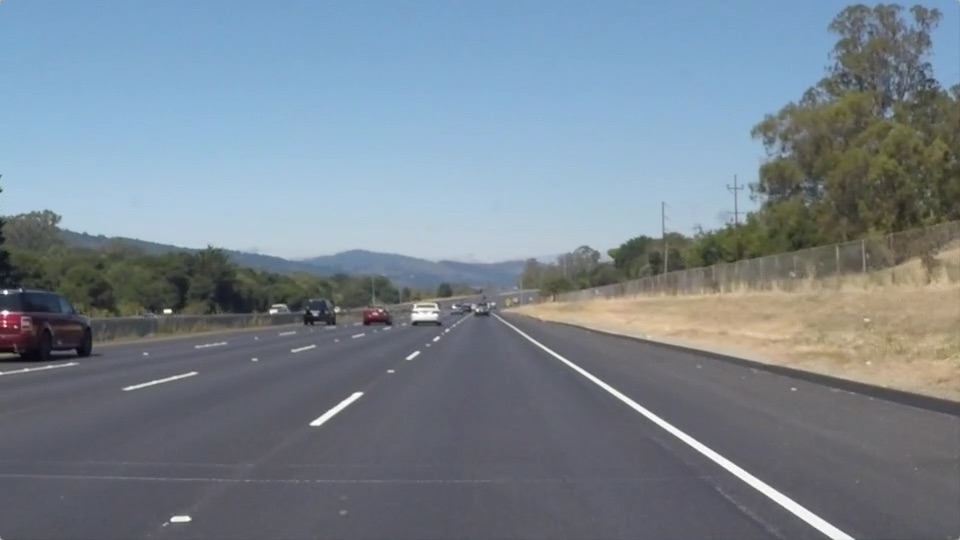
#> input picture solidWhiteRight.jpg, 960 x 540 px, found by its file name
$ jupyter execute solidWhiteRight.ipynb
#> lines starting #> are read from the running program, lines starting #| are printed output that depends on the picture; after the words box and inside, x2 and y2 are one past the last pixel; in counts of white or black regions, pixels touching at a corner belong together
[cell 1]
# Do relevant imports

import matplotlib.pyplot as plt
import matplotlib.image as mpimg
import numpy as np
import cv2

[cell 2]
# Read in and grayscale the image

image = mpimg.imread('C:/Users/Lenovo/Desktop/Nanodegree/solidWhiteRight.jpg')
#> image is the input picture: shape (540, 960, 3); mean R, G, B 120.3, 132.6, 143.7
gray = cv2.cvtColor(image,cv2.COLOR_RGB2GRAY)
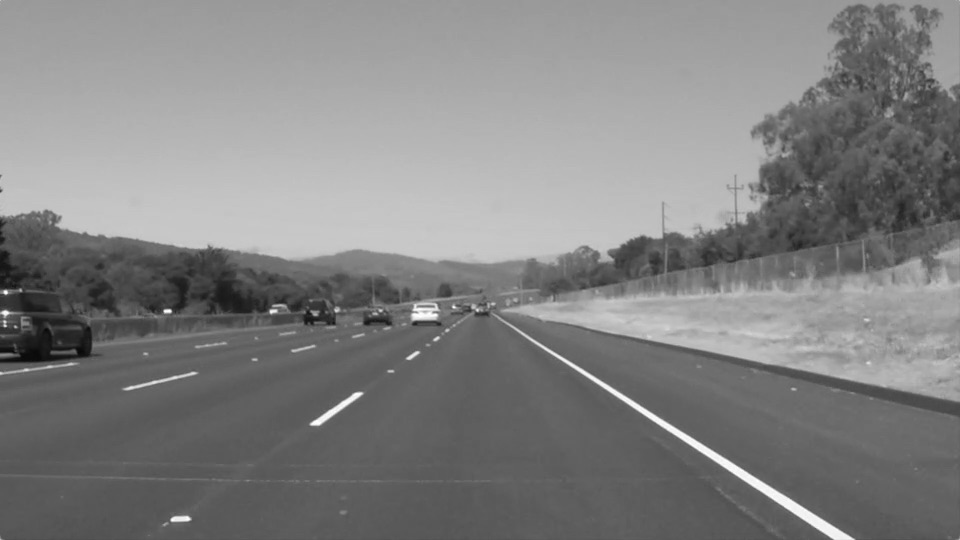
#> gray: shape (540, 960); min 8, max 255, mean 130.1

[cell 3]
# Define a kernel size and apply Gaussian smoothing

kernel_size = 5
blur_gray = cv2.GaussianBlur(gray,(kernel_size, kernel_size),0)

[cell 4]
# Define our parameters for Canny and apply

low_threshold = 50
high_threshold = 150
edges = cv2.Canny(blur_gray, low_threshold, high_threshold)
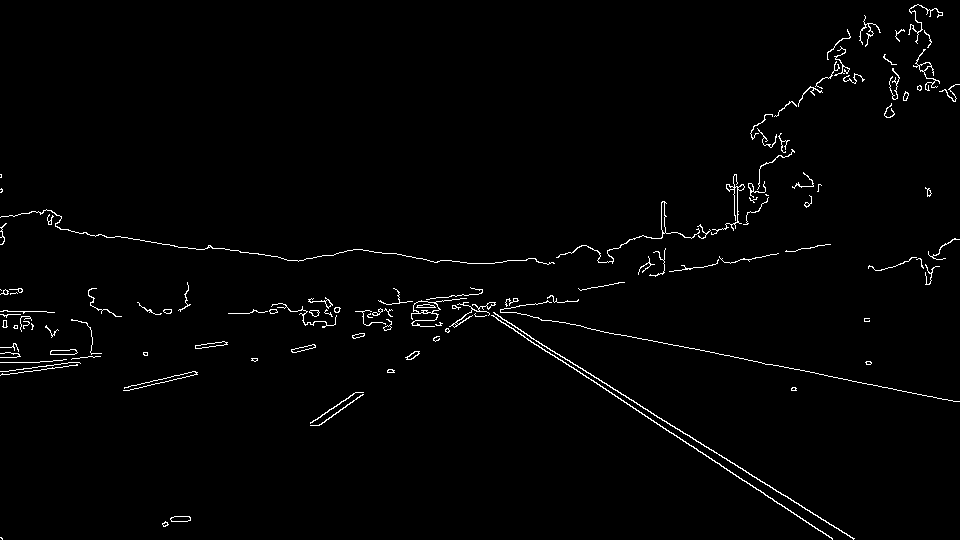
#> edges: shape (540, 960); 1.5% white in thin lines or dots

[cell 5]
# Next we'll create a masked edges image using cv2.fillPoly()

mask = np.zeros_like(edges)
ignore_mask_color = 255

[cell 6]
# This time we are defining a four sided polygon to mask

imshape = image.shape
#> imshape = (540, 960, 3)
vertices = np.array([[(0,imshape[0]),(480, 320), (540, 320), (imshape[1],imshape[0])]], dtype=np.int32)
cv2.fillPoly(mask, vertices, ignore_mask_color)
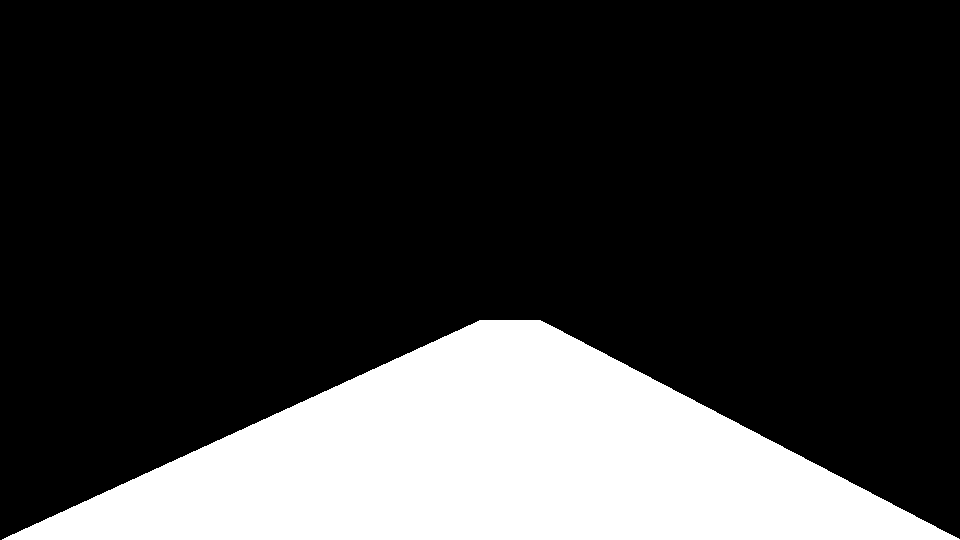
#> mask: shape (540, 960); 21.7% white; 1 white region, box (x1, y1, x2, y2) and area: (2, 320, 960, 540) 112319
masked_edges = cv2.bitwise_and(edges, mask)
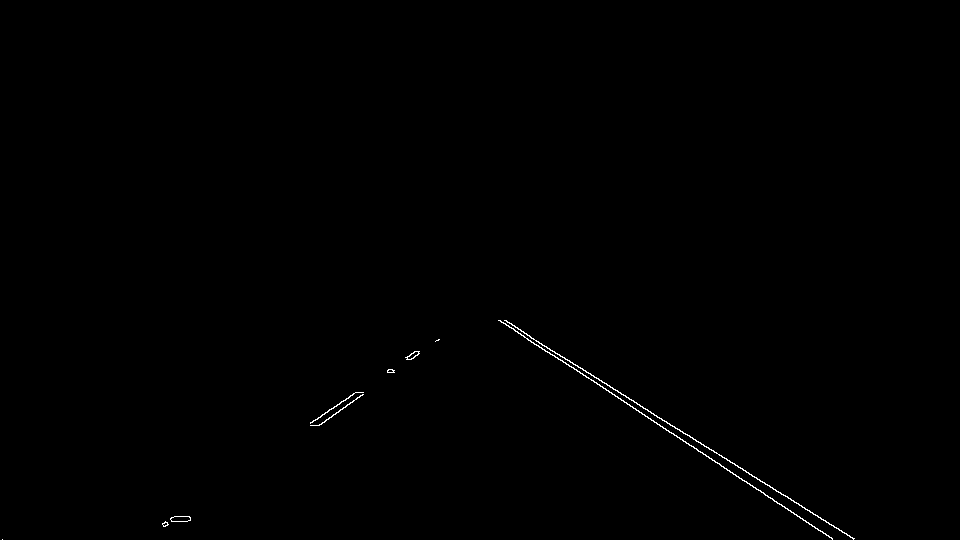
#> masked_edges: shape (540, 960); 0.27% white in thin lines or dots, all inside (x1, y1, x2, y2) = (2, 320, 855, 540)

[cell 7]
# Define the Hough transform parameters
# Make a blank the same size as our image to draw on
rho = 1
threshold = 50
theta = np.pi/180
min_line_length = 40
max_line_gap = 60
line_image = np.copy(image)*0 #creating a blank to draw lines on
#> line_image: shape (540, 960, 3); every value is 0

[cell 8]
# Run Hough on edge detected image
lines = cv2.HoughLinesP(masked_edges, rho, theta, threshold, np.array([]),
                            min_line_length, max_line_gap)
#> lines = [[498, 320, 796, 514], [504, 320, 854, 538], [507, 322, 853, 539], [642, 414, 832, 538], [500, 320, 647, 416], [310, 423, 417, 351], [318, 425, 418, 353], [319, 425, 438, 339]]

[cell 9]
# Run Hough on edge detected image
lines = cv2.HoughLinesP(masked_edges, rho, theta, threshold, np.array([]), min_line_length, max_line_gap)

[cell 10]
# Iterate over the output "lines" and draw lines on the blank
for line in lines:
    for x1,y1,x2,y2 in line:
        cv2.line(line_image,(x1,y1),(x2,y2),(255,0,0),10)
#> this loop made 8 passes
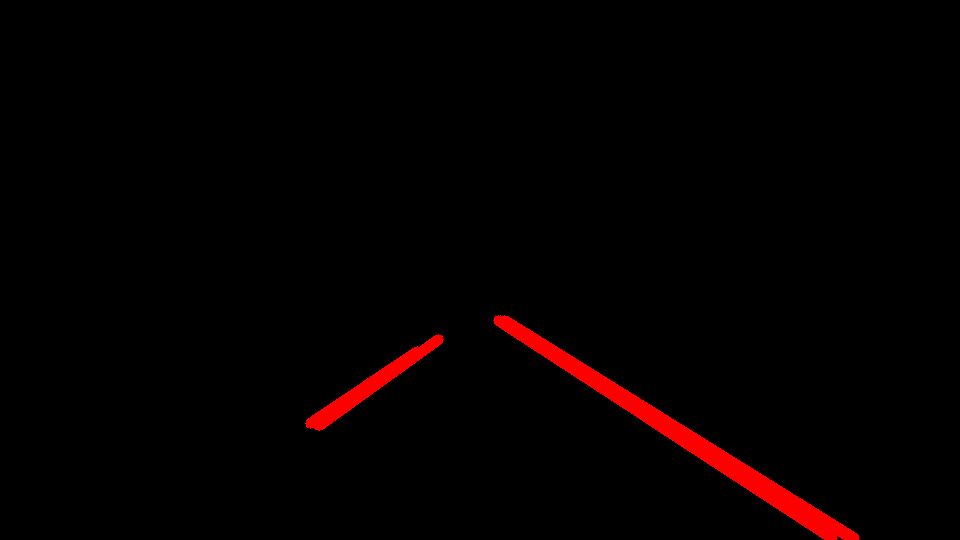
#> line_image: shape (540, 960, 3); mean R, G, B 4.9, 0, 0

[cell 11]
# Create a "color" binary image to combine with line image
color_edges = np.dstack((edges, edges, edges))
#> color_edges: shape (540, 960, 3); 1.5% white in thin lines or dots

[cell 12]
# Draw the lines on the edge image
combo = cv2.addWeighted(color_edges, 0.8, line_image, 1, 0)
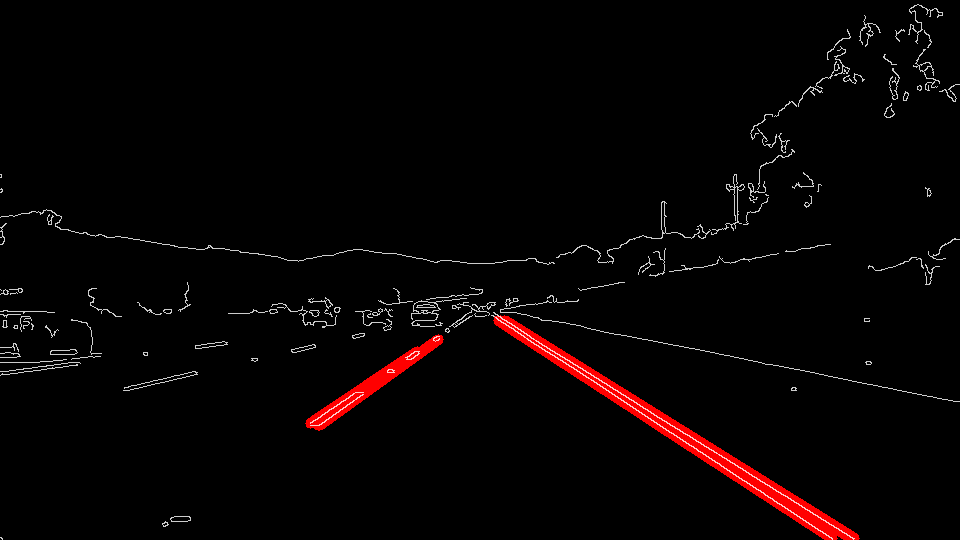
#> combo: shape (540, 960, 3); mean of channels 0, 1, 2 7.5, 3.1, 3.1; drawn as R, G, B
plt.imshow(combo)

$ run again, with solidWhiteCurve.jpg copied over solidWhiteRight.jpg
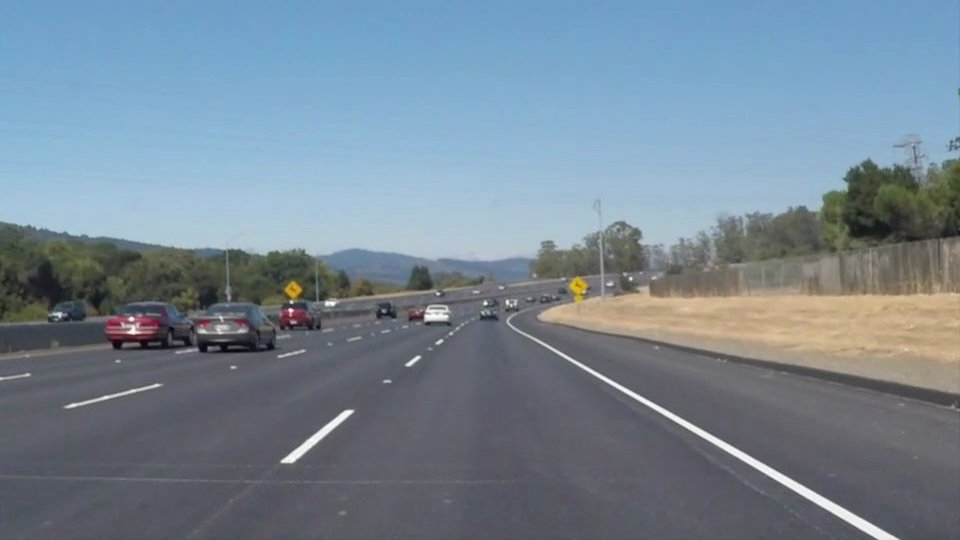
#> input picture solidWhiteCurve.jpg, 960 x 540 px, found by its file name
#> image is the input picture: shape (540, 960, 3); mean R, G, B 118.5, 134.5, 148.1
#> edges: shape (540, 960); 1.7% white in thin lines or dots, all inside (x1, y1, x2, y2) = (0, 137, 960, 540)
#> mask: shape (540, 960); 21.7% white; 1 white region, box (x1, y1, x2, y2) and area: (2, 320, 960, 540) 112319
#> masked_edges: shape (540, 960); 0.3% white in thin lines or dots, all inside (x1, y1, x2, y2) = (280, 320, 899, 540)
#> lines = [[497, 320, 876, 538], [506, 322, 897, 538], [506, 320, 898, 538], [507, 324, 877, 538], [292, 462, 439, 339], [280, 462, 344, 410], [294, 461, 442, 341]]
#> the loop `for line in lines:` made 7 passes
#> after the loop `for line in lines:`:
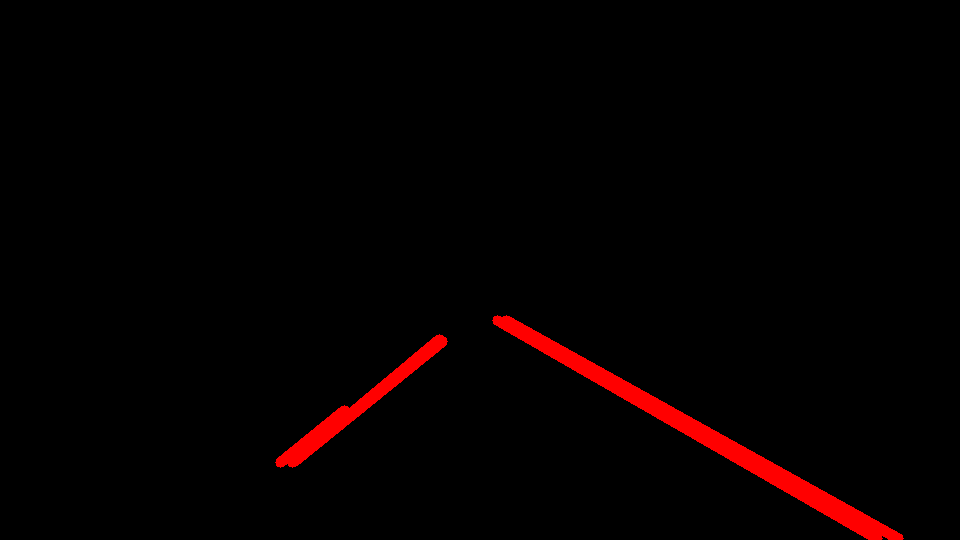
#> line_image: shape (540, 960, 3); mean R, G, B 5.6, 0, 0
#> `combo = cv2.addWeighted(color_edges, 0.8, line_image, 1, 0)`:
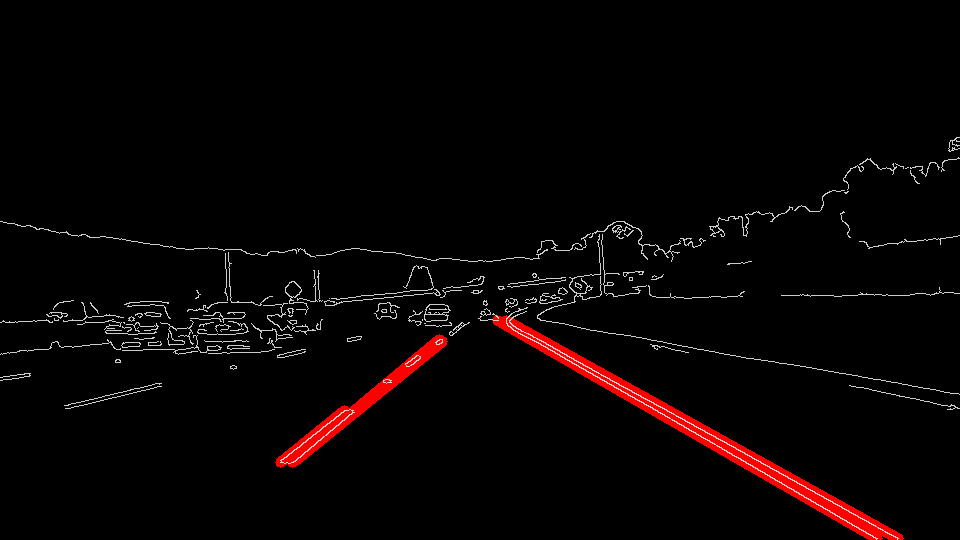
#> combo: shape (540, 960, 3); mean of channels 0, 1, 2 8.5, 3.5, 3.5; drawn as R, G, B

$ run again, with solidYellowCurve.jpg copied over solidWhiteRight.jpg
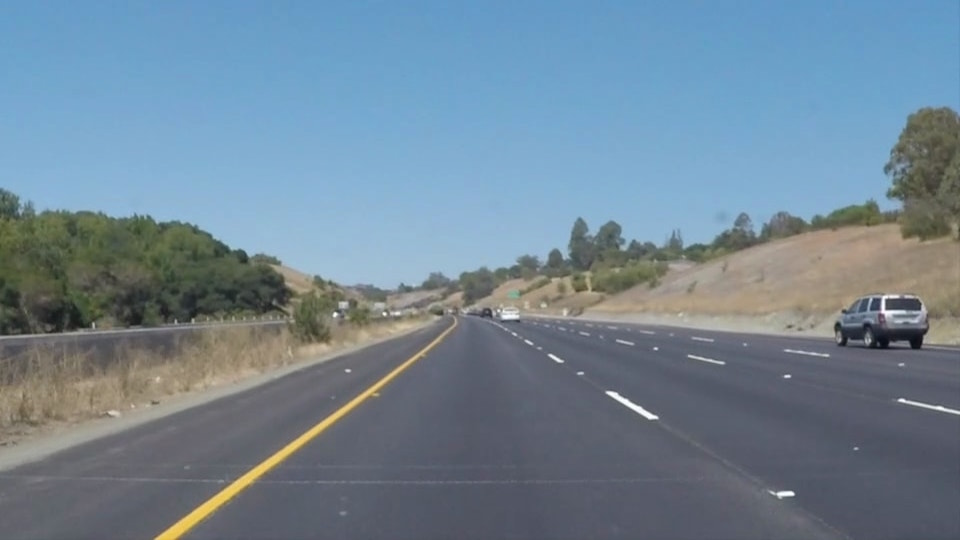
#> input picture solidYellowCurve.jpg, 960 x 540 px, found by its file name
#> image is the input picture: shape (540, 960, 3); mean R, G, B 113, 133.4, 149
#> edges: shape (540, 960); 1.7% white in thin lines or dots, all inside (x1, y1, x2, y2) = (0, 106, 960, 540)
#> mask: shape (540, 960); 21.7% white; 1 white region, box (x1, y1, x2, y2) and area: (2, 320, 960, 540) 112319
#> masked_edges: shape (540, 960); 0.26% white in thin lines or dots, all inside (x1, y1, x2, y2) = (154, 320, 795, 540)
#> lines = [[154, 538, 442, 337], [175, 539, 443, 337], [174, 538, 269, 467], [307, 441, 437, 343], [155, 537, 305, 432], [498, 322, 652, 414], [497, 325, 648, 419], [491, 320, 650, 419], [362, 394, 409, 358]]
#> the loop `for line in lines:` made 9 passes
#> after the loop `for line in lines:`:
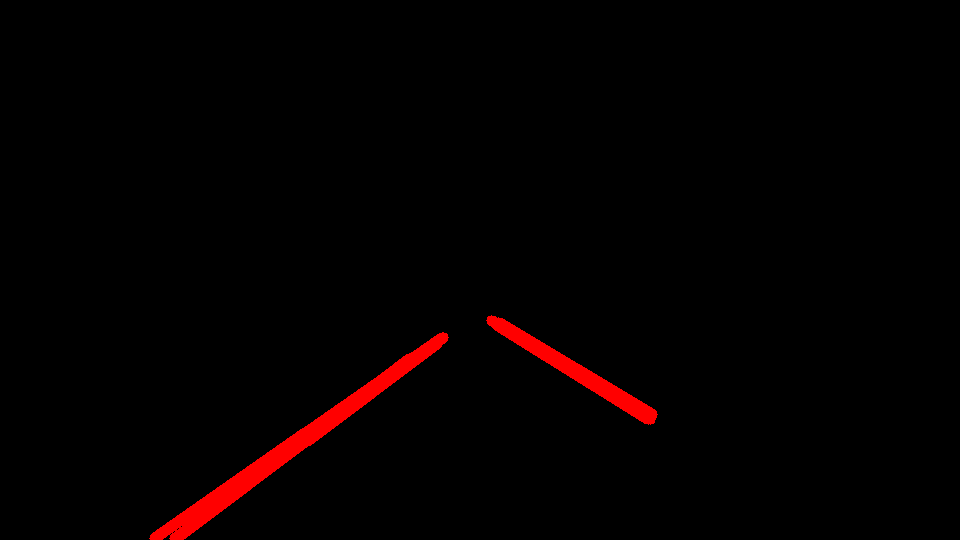
#> line_image: shape (540, 960, 3); mean R, G, B 4.7, 0, 0
#> `combo = cv2.addWeighted(color_edges, 0.8, line_image, 1, 0)`:
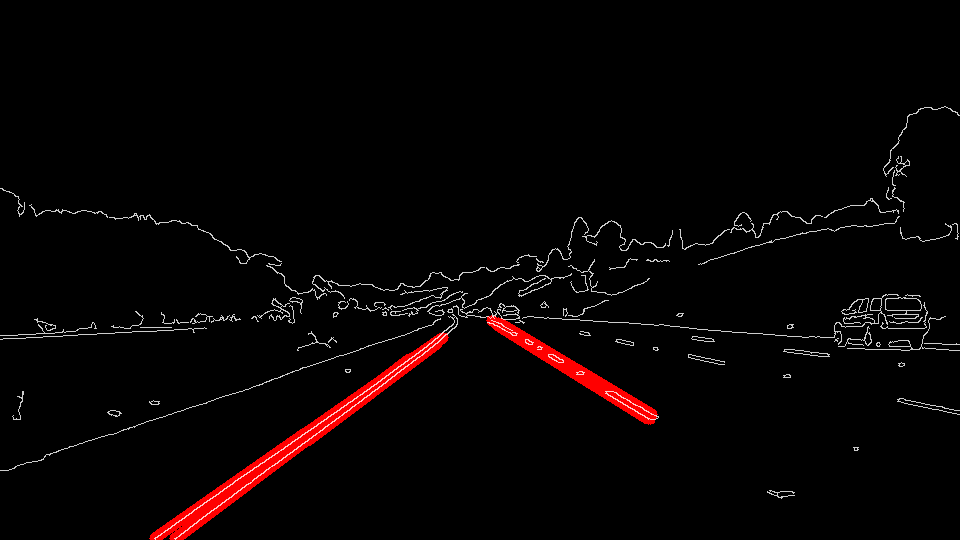
#> combo: shape (540, 960, 3); mean of channels 0, 1, 2 7.5, 3.4, 3.4; drawn as R, G, B

$ run again, with solidYellowCurve2.jpg copied over solidWhiteRight.jpg
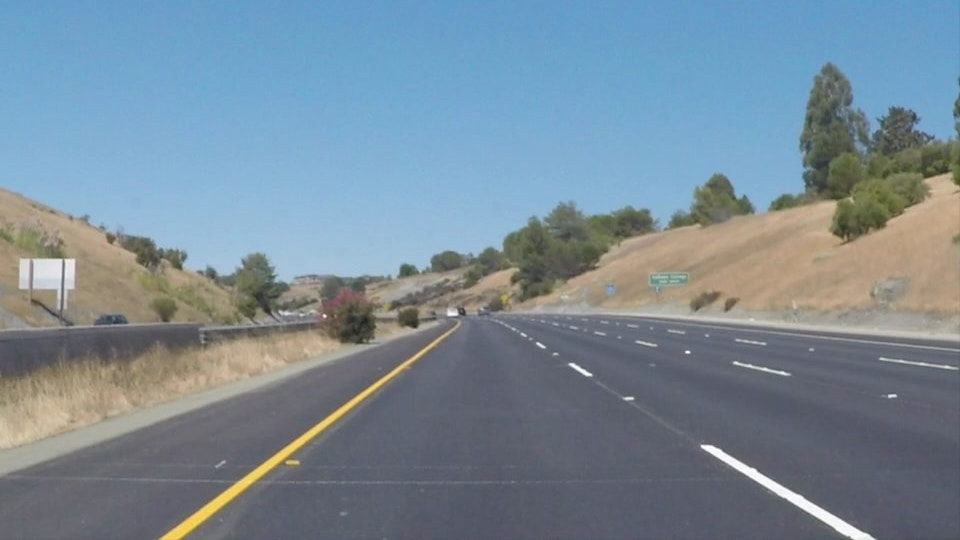
#> input picture solidYellowCurve2.jpg, 960 x 540 px, found by its file name
#> image is the input picture: shape (540, 960, 3); mean R, G, B 120.7, 138.6, 151.5
#> edges: shape (540, 960); 1.8% white in thin lines or dots, all inside (x1, y1, x2, y2) = (0, 62, 960, 540)
#> mask: shape (540, 960); 21.7% white; 1 white region, box (x1, y1, x2, y2) and area: (2, 320, 960, 540) 112319
#> masked_edges: shape (540, 960); 0.34% white in thin lines or dots, all inside (x1, y1, x2, y2) = (159, 320, 876, 540)
#> lines = [[160, 539, 431, 342], [178, 538, 447, 335], [701, 448, 851, 539], [500, 323, 633, 399], [711, 445, 874, 539], [159, 538, 372, 384], [700, 446, 852, 538], [180, 539, 343, 412], [503, 321, 634, 399]]
#> the loop `for line in lines:` made 9 passes
#> after the loop `for line in lines:`:
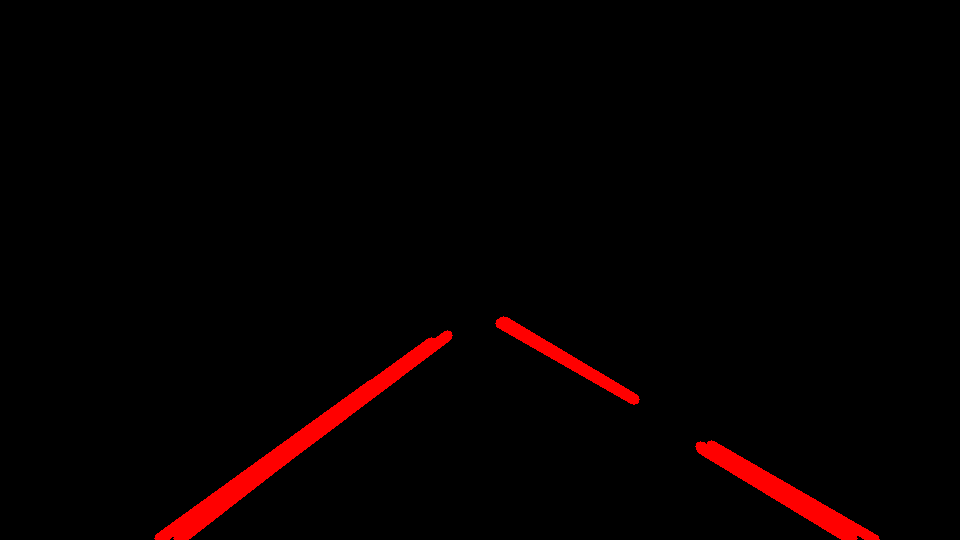
#> line_image: shape (540, 960, 3); mean R, G, B 6.1, 0, 0
#> `combo = cv2.addWeighted(color_edges, 0.8, line_image, 1, 0)`:
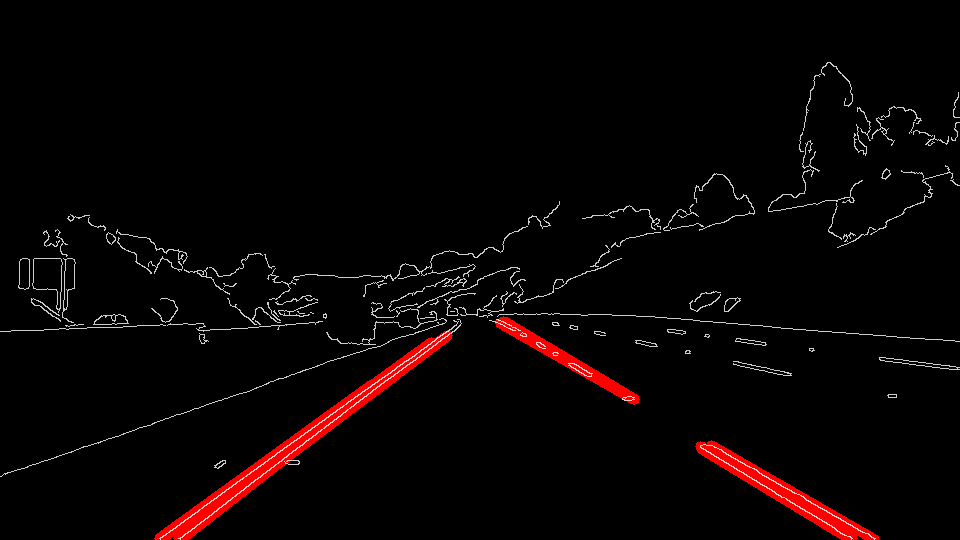
#> combo: shape (540, 960, 3); mean of channels 0, 1, 2 9.1, 3.7, 3.7; drawn as R, G, B
